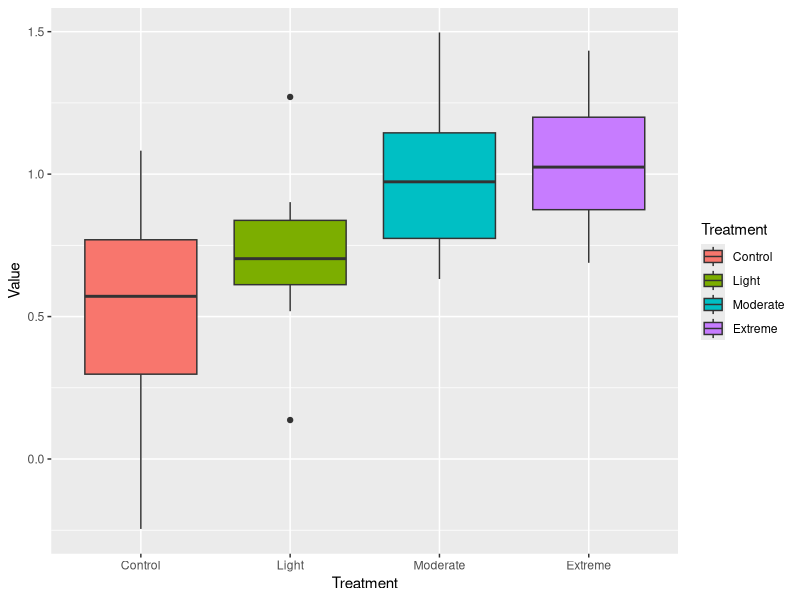
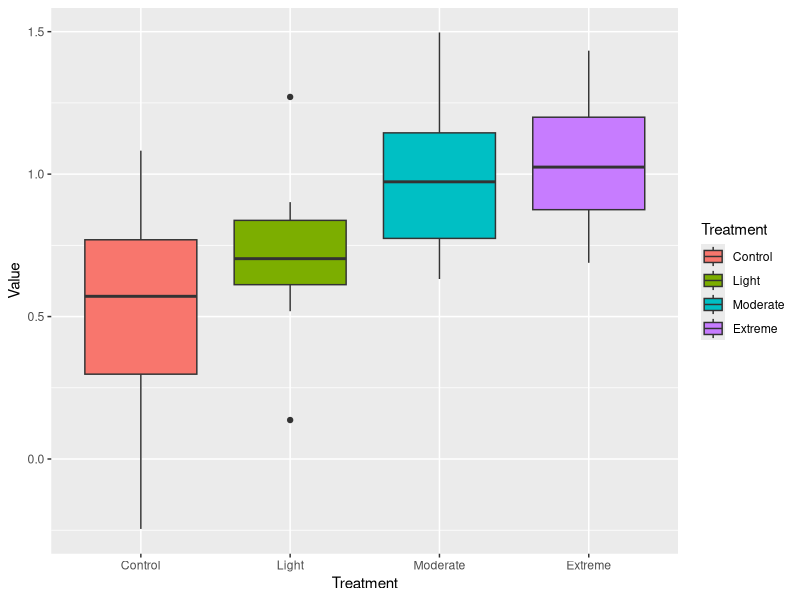
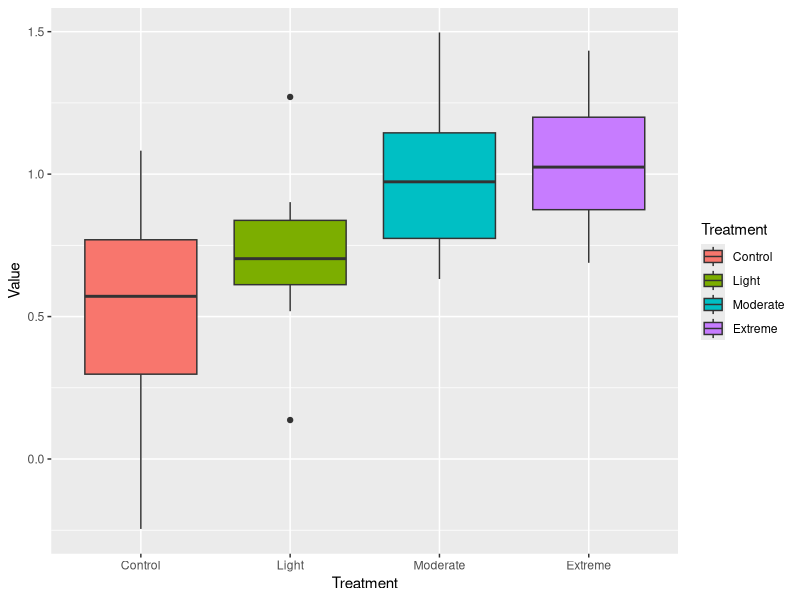
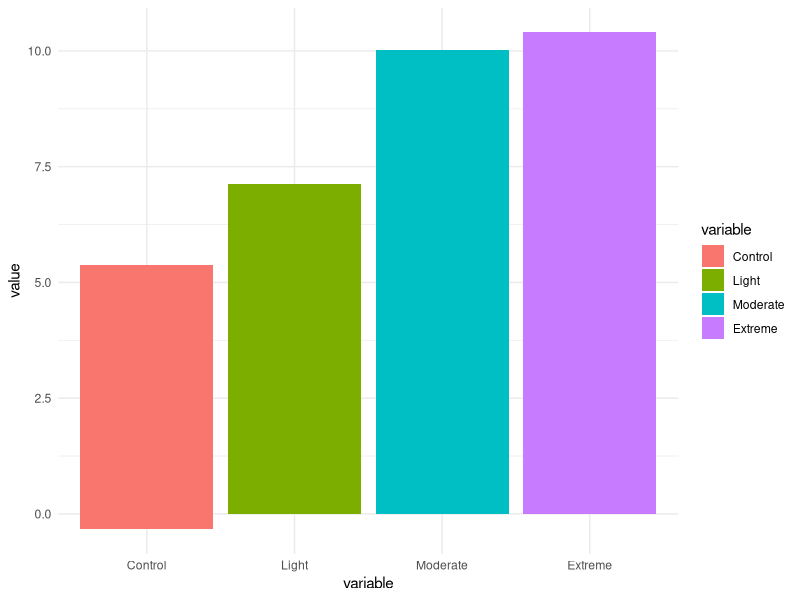

Reproduce these figures in R, in order.
## ---- chunk 1
# Call libraries needed
library(ggplot2)
library(reshape2)

# Create Variables
nGroup <- 4
nName <- c("Control", "Light", "Moderate", "Extreme") 
nSize <- c(10,10,10,10) # both are n = 6
nMean <- c(0.6, 0.75,0.95,1.1) # mean response in each group
nSD <- c(0.3,0.3,0.3,0.3) # variance in each group
ID <- 1:(sum(nSize))


## ---- chunk 2
####################################
# Function: RandomData
# These function will create random normal data to help simulate and test hypotheses.
#input: mean, n, standard deviation
#output: simulated random normal data set
#-----------------------------------------
RandomData <-function(mean1=.6, mean2=.75,mean3=.95,mean4=1.1,n1=10,n2=10,n3=10, n4=10, sd1=.3, sd2=.3,sd3=.3,sd4=.3){
  myDF<-data.frame(Control=rnorm(mean=mean1, n=n1, sd=sd1), Light=rnorm(mean=mean2, n=n2, sd=sd2), Moderate=rnorm(mean=mean3, n=n3, sd=sd3), Extreme=rnorm(mean=mean4, n=n4, sd=sd4))
  myDF2<-melt(myDF)
  return(myDF2)
}
df<-RandomData()
################################
#Function: myANOVA
#The function will perform an ANOVA analysis and spit generate p values
#input: data frame from 1st function
#output: p values analysis
#-----------------------------
myANOVA <- function(dataFrame=df){
 ANOVA <- aov(value~variable, data=dataFrame)
  myOutput <- summary(ANOVA)
  return(myOutput)
}
##############################
#Function: ANOVAPlot
# Will plot box plot in ggplot of data simulated
#inputs: data frame, xVar, yVar, fillVar
#output the blox plot of data
#-----------------------------------------------
ANOVAplot <-function(data=df){
  names(data)<-c("Treatment","Value")
  plot<-ggplot(data=data,aes(x=Treatment,y=Value ,fill=Treatment)) + geom_boxplot()
return(plot)
}
ANOVAplot()
## ---- chunk 3
#Calling my functions:
RandomData()
myANOVA()
ANOVAplot()
## ---- chunk 4
####################################
# Function: BRandomData
# These function will create random normal data to help simulate and test hypotheses.
#input: mean, n, standard deviation
#output: simulated random normal data set
#-----------------------------------------
BRandomData <-function(mean1=.6, mean2=.75,mean3=.95,mean4=1.1,n1=10,n2=10,n3=10, n4=10, sd1=.3, sd2=.3,sd3=.3,sd4=.3){
  myDF<-data.frame(Control=rnorm(mean=mean1, n=n1, sd=sd1), Light=rnorm(mean=mean2, n=n2, sd=sd2), Moderate=rnorm(mean=mean3, n=n3, sd=sd3), Extreme=rnorm(mean=mean4, n=n4, sd=sd4))
                  return(myDF)}
################################
#Function: BmyANOVA
#The function will perform an ANOVA analysis and spit generate p values
#input: data frame from 1st function
#output: p values analysis
#-----------------------------
BmyANOVA <- function(dataFrame=df){
 ANOVA <- aov(value~variable, data=dataFrame)
  myOutput <- summary(ANOVA)
  return(myOutput)
}

##############################
#Function: BPlot
# Will plot box plot in ggplot of data simulated
#inputs: data frame, xVar, yVar, fillVar
#output the blox plot of data
#-----------------------------------------------
BPlot <-function(data=df){
  plot<-ggplot(df, aes(x=variable, y=value, fill=variable)) +
  geom_bar(stat="identity")+theme_minimal() 
  return(plot)
}
## ---- chunk 5
ANOVAplot()
BPlot()
